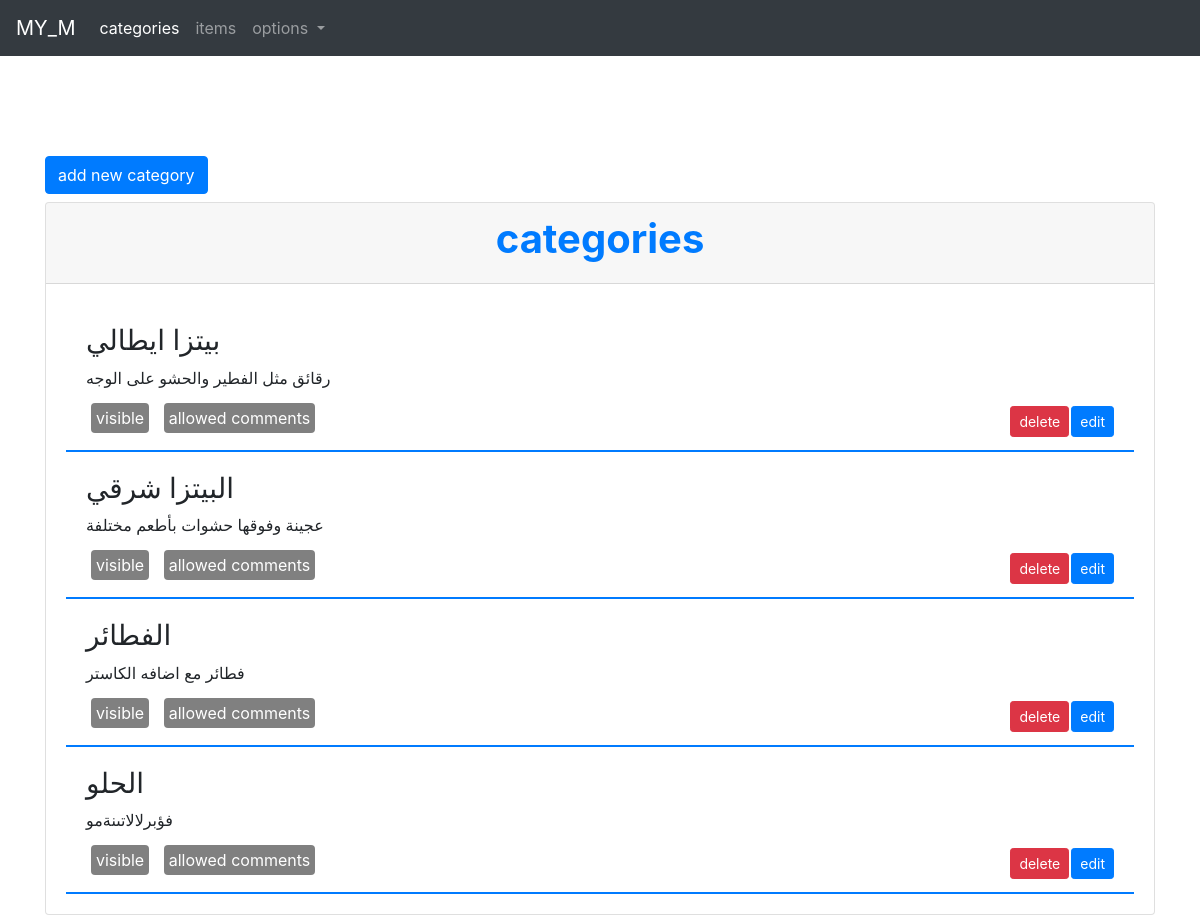
/admin/categories.php (signed in), run on the app's committed database.
### tables this page shows
CREATE TABLE `categories` (
  `id` int(11) NOT NULL,
  `name` varchar(255) NOT NULL,
  `description` varchar(255) NOT NULL,
  `allow_visible` tinyint(4) NOT NULL DEFAULT 1,
  `alllow_comment` tinyint(4) NOT NULL DEFAULT 1
);

### admin/categories.php (the view, shortened to what this page needs)
<?php
include 'init.php';
if(isset($_SESSION['name']) && $_SESSION['role']==1)
{
    $do=isset($_GET['do'])?$_GET['do']:'manage';
    if($do=='manage')
    {
        $statement=$conn->prepare("SELECT * from categories ");
        $statement->execute();
        $all_categories=$statement->fetchAll();
    ?>
         <div class="container">
            <a href="?do=addCategory" class="btn btn-primary mb-2">add new category</a>
            <div class="card d-flex justify-content-center" >
                            <div class="card-header">
                                <div class="h1 d-flex justify-content-center">categories</div>
                            </div>
                            <div class="card-body">
                            <?php
                            foreach($all_categories as $item)
                            {
                               ?>
                              <div class="item" id="item<?php echo $item['id']; ?>">
                                <h3><?php echo $item['name'] ?></h3>
                                <p><?php echo $item['description'] ?></p>
                                <span class="visible"><?php if($item['allow_visible']==1){echo "visible";}else{echo "non visible";} ?></span>
                                <span class="visible"><?php if($item['alllow_comment']==1){echo " allowed comments";}else{echo "no comments";} ?></span>
                                 <form method="POST" action="?do=edit&id=<?php echo $item['id'] ?>">
                                  <button class="btn btn-primary btn-sm">edit</button>
                                 </form>
                                 <form method="POST" action="?do=delete&id=<?php echo $item['id'] ?>">
                                  <button class="btn btn-danger btn-sm">delete</button>
                                 </form>
                              </div>
                                <?php
                            }
                            ?>
                            </div>
            </div>
         </div>
    <?php
    }
}

### admin/layout/css/login.css (style rules this page uses)
.container { margin-top: 100px; }
.container .card .card-header .h1 { color: #007bff; font-weight: bolder; }

### admin/layout/css/categories.css (style rules this page uses)
.item { border-bottom: 2px solid #007bff; padding: 20px; }
.visible { background-color: gray; margin: 5px; padding: 5px; border-radius: 4px; color: #FFF; }
.item form { position: relative; float: right; }
.item form button { margin-left: 2px; }

### admin/layout/css/load.css (style rules this page uses)
body { overflow: hidden; }

### data on the page
categories: name "بيتزا ايطالي", description "رقائق مثل الفطير والحشو على الوجه", allow_visible "visible", alllow_comment "allowed comments"
categories: name "البيتزا شرقي", description "عجينة وفوقها حشوات بأطعم مختلفة", allow_visible "visible", alllow_comment "allowed comments"
categories: name "الفطائر", description "فطائر مع اضافه الكاستر", allow_visible "visible", alllow_comment "allowed comments"
categories: name "الحلو", description "فؤبرلالاتىنةمو", allow_visible "visible", alllow_comment "allowed comments"
